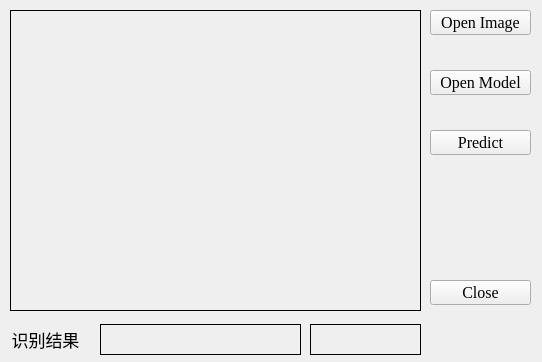
<?xml version="1.0" encoding="UTF-8"?>
<ui version="4.0">
 <class>OpenCVDNN</class>
 <widget class="QMainWindow" name="OpenCVDNN">
  <property name="geometry">
   <rect>
    <x>0</x>
    <y>0</y>
    <width>542</width>
    <height>362</height>
   </rect>
  </property>
  <property name="font">
   <font>
    <family>Times New Roman</family>
    <pointsize>12</pointsize>
   </font>
  </property>
  <property name="windowTitle">
   <string>OpenCVDNN</string>
  </property>
  <widget class="QWidget" name="centralwidget">
   <widget class="QPushButton" name="btn_open_file">
    <property name="geometry">
     <rect>
      <x>430</x>
      <y>10</y>
      <width>101</width>
      <height>25</height>
     </rect>
    </property>
    <property name="text">
     <string>Open Image</string>
    </property>
   </widget>
   <widget class="QPushButton" name="btn_close">
    <property name="geometry">
     <rect>
      <x>430</x>
      <y>280</y>
      <width>101</width>
      <height>25</height>
     </rect>
    </property>
    <property name="text">
     <string>Close</string>
    </property>
   </widget>
   <widget class="QLabel" name="label_image">
    <property name="geometry">
     <rect>
      <x>10</x>
      <y>10</y>
      <width>411</width>
      <height>301</height>
     </rect>
    </property>
    <property name="frameShape">
     <enum>QFrame::Shape::Box</enum>
    </property>
    <property name="text">
     <string/>
    </property>
   </widget>
   <widget class="QLabel" name="label_2">
    <property name="geometry">
     <rect>
      <x>10</x>
      <y>324</y>
      <width>71</width>
      <height>31</height>
     </rect>
    </property>
    <property name="font">
     <font>
      <family>Times New Roman</family>
      <pointsize>13</pointsize>
     </font>
    </property>
    <property name="text">
     <string>识别结果</string>
    </property>
    <property name="alignment">
     <set>Qt::AlignmentFlag::AlignCenter</set>
    </property>
   </widget>
   <widget class="QLabel" name="label_result">
    <property name="geometry">
     <rect>
      <x>100</x>
      <y>324</y>
      <width>201</width>
      <height>31</height>
     </rect>
    </property>
    <property name="frameShape">
     <enum>QFrame::Shape::Box</enum>
    </property>
    <property name="text">
     <string/>
    </property>
    <property name="alignment">
     <set>Qt::AlignmentFlag::AlignCenter</set>
    </property>
   </widget>
   <widget class="QLabel" name="label_time">
    <property name="geometry">
     <rect>
      <x>310</x>
      <y>324</y>
      <width>111</width>
      <height>31</height>
     </rect>
    </property>
    <property name="frameShape">
     <enum>QFrame::Shape::Box</enum>
    </property>
    <property name="text">
     <string/>
    </property>
    <property name="alignment">
     <set>Qt::AlignmentFlag::AlignCenter</set>
    </property>
   </widget>
   <widget class="QPushButton" name="btn_predict">
    <property name="geometry">
     <rect>
      <x>430</x>
      <y>130</y>
      <width>101</width>
      <height>25</height>
     </rect>
    </property>
    <property name="text">
     <string>Predict</string>
    </property>
   </widget>
   <widget class="QPushButton" name="btn_open_model">
    <property name="geometry">
     <rect>
      <x>430</x>
      <y>70</y>
      <width>101</width>
      <height>25</height>
     </rect>
    </property>
    <property name="text">
     <string>Open Model</string>
    </property>
   </widget>
  </widget>
 </widget>
 <resources/>
 <connections/>
</ui>
